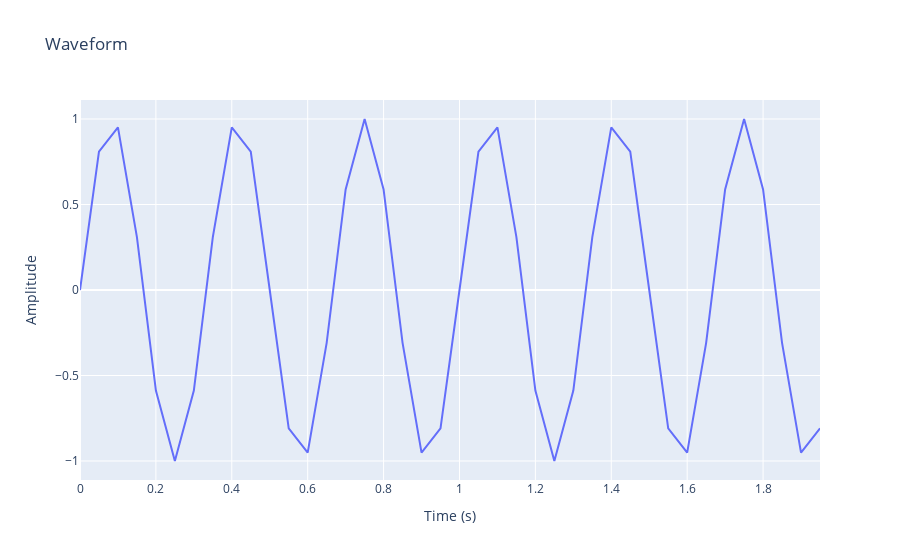
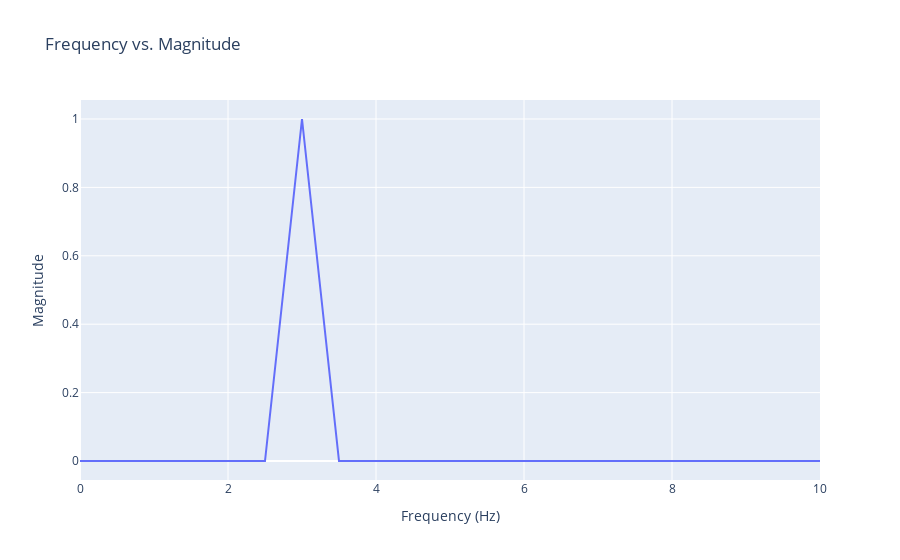
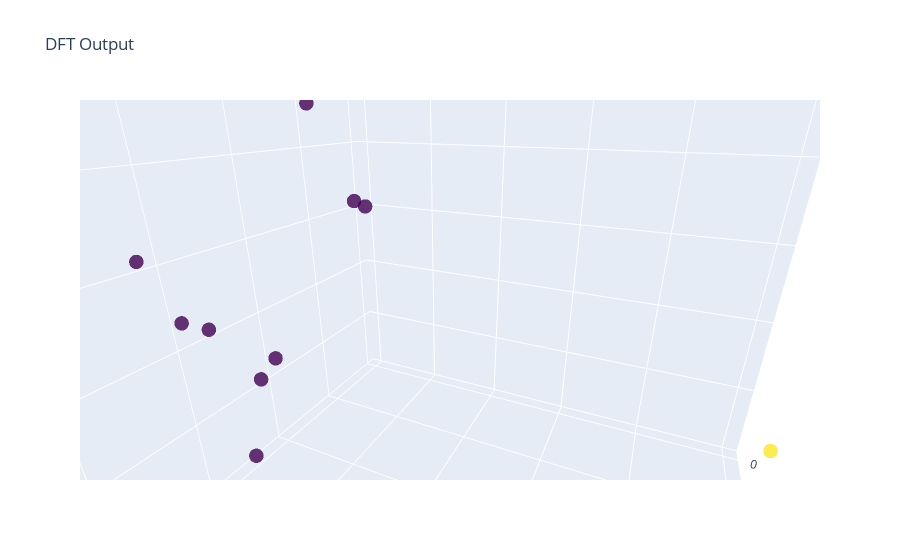
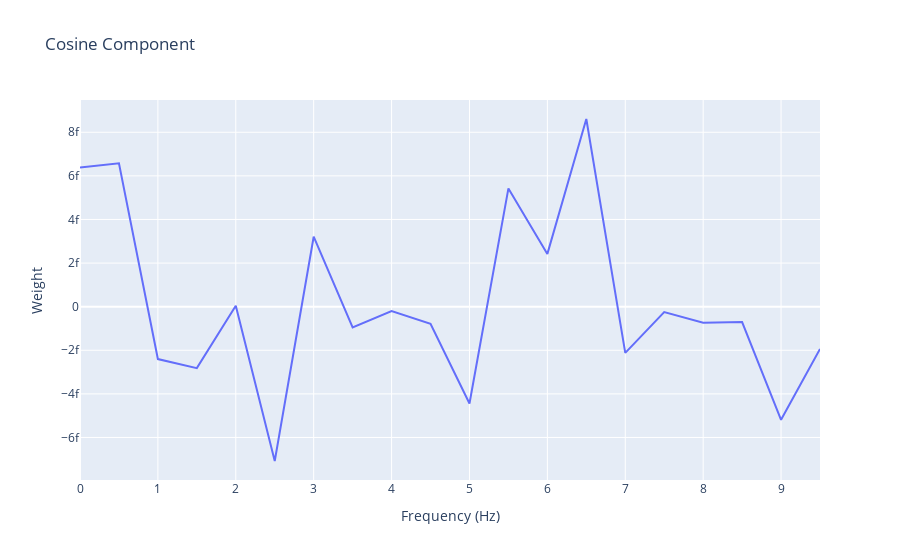

These figures' notebook cell, in order:
### Markdown cell above
The Discrete Fourier Transform (DFT) for a sequence of \(N\) numbers \(x_n\) is a list of \(N\) complex numbers \(X_k\), where \(k\) is an integer ranging from 0 to \(N-1\). Each \(X_k\) is a frequency component, whose magnitude and phase encode information about the corresponding sinusoidal component in the original sequence. 

The formula for the \(k\)-th frequency component \(X_k\) is as follows:

$$X_k = \sum_{n=0}^{N-1} x_n \cdot (\cos(2\pi nk/N) - i \cdot \sin(2\pi nk/N))$$

The real part of \(X_k\) corresponds to the cosine component and the imaginary part to the sine component.

### Code cell
import plotly.graph_objects as go
import pandas as pd
import numpy as np
from scipy.fft import fft

# Sampling parameters
step_size = 0.05  # Sampling interval in seconds
T = 2.0  # Total duration of the signal in seconds
N = int(T / step_size)  # Total number of samples

# Define the time vector
t = np.linspace(0.0, T, N, endpoint=False)

# Signal parameters
amp1 = 1.0
freq1 = 3.0
phase1 = 0.0

# Generate the sine wave
y1 = amp1 * np.sin(2 * np.pi * freq1 * t + phase1)

# Perform the FFT
yf = fft(y1)

# Calculate the number of bins and generate frequency bins with 0.5 Hz step
Fs = 1.0 / step_size  # Sampling frequency
Nyquist_Freq = Fs / 2  # Nyquist frequency
num_bins = int(Nyquist_Freq / 0.5) + 1  # Calculate number of bins required
xf = np.arange(0, num_bins) * 0.5  # Generate frequency bins with 0.5 Hz step

# Extract magnitude and phase for the adjusted number of bins
magnitudes = 2.0 / N * np.abs(yf[:num_bins])
angles = np.angle(yf[:num_bins])

# Create DataFrame for plotting
dft_df = pd.DataFrame({'Frequency': xf, 'Magnitude': magnitudes, 'Phase': angles})

# Waveform plot
waveform_plot = go.Figure(data=go.Scatter(x=t, y=y1, mode='lines', name='Waveform'))
waveform_plot.update_layout(title='Waveform', xaxis_title='Time (s)', yaxis_title='Amplitude')
waveform_plot.show()

# Frequency vs. Magnitude plot
freq_mag_plot = go.Figure(data=go.Scatter(x=xf, y=magnitudes, mode='lines', name='Magnitude'))
freq_mag_plot.update_layout(title='Frequency vs. Magnitude', xaxis_title='Frequency (Hz)', yaxis_title='Magnitude')
freq_mag_plot.show()

# 3D Scatter plot for DFT output
fig = go.Figure(data=[go.Scatter3d(x=dft_df['Frequency'], y=dft_df['Magnitude'], z=dft_df['Phase'], mode='markers', marker=dict(size=5, color=dft_df['Magnitude'], colorscale='Viridis', opacity=0.8))])
fig.update_layout(title='DFT Output', scene=dict(xaxis_title='Frequency', yaxis_title='Magnitude', zaxis_title='Phase'))
fig.show()

# Create the cosine component plot
cosine_component_plot = go.Figure()
cosine_component_plot.add_trace(go.Scatter(x=xf, y=yf[:len(t)//2].real, mode='lines', name='Cosine Component'))

cosine_component_plot.update_layout(
    title='Cosine Component',
    xaxis_title='Frequency (Hz)',
    yaxis_title='Weight'
)

cosine_component_plot.show()

# Create the sine component plot
sine_component_plot = go.Figure()
sine_component_plot.add_trace(go.Scatter(x=xf, y=yf[:len(t)//2].imag, mode='lines', name='Sine Component'))

sine_component_plot.update_layout(
    title='Sine Component',
    xaxis_title='Frequency (Hz)',
    yaxis_title='Weight'
)

sine_component_plot.show()

# Create the 3D plot
fig = go.Figure(data=[go.Scatter3d(
    x=yf.real[:len(t)//2],  # Cosine Component
    y=yf.imag[:len(t)//2],  # Sine Component
    z=xf,  # Frequency
    mode='markers',
    marker=dict(
        size=5,
        color=np.abs(yf[:len(t)//2]),  # Use the magnitude for color coding
        colorscale='Viridis',  # Choose a colorscale
        opacity=0.8
    )
)])

# Add labels to the axes
fig.update_layout(scene = dict(
    xaxis_title='Cosine Component',
    yaxis_title='Sine Component',
    zaxis_title='Frequency (Hz)'
))

fig.show()

### Figure 1 — Plotly figure (JSON) as saved in the notebook; plotly's stock layout.template omitted (floating-point values rounded to 4 significant figures)
{"data": [{"mode": "lines", "name": "Waveform", "type": "scatter", "x": [0, 0.05, 0.1, 0.15, 0.2, 0.25, 0.3, 0.35, 0.4, 0.45, 0.5, 0.55, 0.6, 0.65, 0.7, 0.75, 0.8, 0.85, 0.9, 0.95, 1, 1.05, 1.1, 1.15, 1.2, 1.25, 1.3, 1.35, 1.4, 1.45, 1.5, 1.55, 1.6, 1.65, 1.7, 1.75, 1.8, 1.85, 1.9, 1.95], "y": [0, 0.809, 0.9511, 0.309, -0.5878, -1, -0.5878, 0.309, 0.9511, 0.809, 3.674e-16, -0.809, -0.9511, -0.309, 0.5878, 1, 0.5878, -0.309, -0.9511, -0.809, -7.348e-16, 0.809, 0.9511, 0.309, -0.5878, -1, -0.5878, 0.309, 0.9511, 0.809, 1.102e-15, -0.809, -0.9511, -0.309, 0.5878, 1, 0.5878, -0.309, -0.9511, -0.809]}], "layout": {"autosize": true, "title": {"text": "Waveform"}, "xaxis": {"autorange": true, "range": [0, 1.95], "title": {"text": "Time (s)"}, "type": "linear"}, "yaxis": {"autorange": true, "range": [-1.111, 1.111], "title": {"text": "Amplitude"}, "type": "linear"}}}

### Figure 2 — Plotly figure (JSON) as saved in the notebook; plotly's stock layout.template omitted (floating-point values rounded to 4 significant figures)
{"data": [{"mode": "lines", "name": "Magnitude", "type": "scatter", "x": [0, 0.5, 1, 1.5, 2, 2.5, 3, 3.5, 4, 4.5, 5, 5.5, 6, 6.5, 7, 7.5, 8, 8.5, 9, 9.5, 10], "y": [3.192e-16, 3.321e-16, 3.643e-16, 1.651e-16, 1.78e-16, 3.647e-16, 1.0, 8.561e-17, 1.35e-16, 1.65e-16, 2.326e-16, 3.996e-16, 1.487e-16, 4.352e-16, 3.708e-16, 1.609e-17, 1.817e-16, 3.688e-16, 3.327e-16, 1.321e-16, 1.388e-17]}], "layout": {"autosize": true, "title": {"text": "Frequency vs. Magnitude"}, "xaxis": {"autorange": true, "range": [0, 10], "title": {"text": "Frequency (Hz)"}, "type": "linear"}, "yaxis": {"autorange": true, "range": [-0.05556, 1.056], "title": {"text": "Magnitude"}, "type": "linear"}}}

### Figure 3 — Plotly figure (JSON) as saved in the notebook; plotly's stock layout.template omitted (floating-point values rounded to 4 significant figures)
{"data": [{"marker": {"color": [3.192e-16, 3.321e-16, 3.643e-16, 1.651e-16, 1.78e-16, 3.647e-16, 1.0, 8.561e-17, 1.35e-16, 1.65e-16, 2.326e-16, 3.996e-16, 1.487e-16, 4.352e-16, 3.708e-16, 1.609e-17, 1.817e-16, 3.688e-16, 3.327e-16, 1.321e-16, 1.388e-17], "colorscale": [[0, "#440154"], [0.1111, "#482878"], [0.2222, "#3e4989"], [0.3333, "#31688e"], [0.4444, "#26828e"], [0.5556, "#1f9e89"], [0.6667, "#35b779"], [0.7778, "#6ece58"], [0.8889, "#b5de2b"], [1, "#fde725"]], "opacity": 0.8, "size": 5}, "mode": "markers", "type": "scatter3d", "x": [0, 0.5, 1, 1.5, 2, 2.5, 3, 3.5, 4, 4.5, 5, 5.5, 6, 6.5, 7, 7.5, 8, 8.5, 9, 9.5, 10], "y": [3.192e-16, 3.321e-16, 3.643e-16, 1.651e-16, 1.78e-16, 3.647e-16, 1.0, 8.561e-17, 1.35e-16, 1.65e-16, 2.326e-16, 3.996e-16, 1.487e-16, 4.352e-16, 3.708e-16, 1.609e-17, 1.817e-16, 3.688e-16, 3.327e-16, 1.321e-16, 1.388e-17], "z": [0, 0.1366, 1.907, 2.594, 1.558, 2.898, -1.571, 2.163, -1.646, -1.81, -2.839, -0.825, -0.6196, 0.1484, 1.861, 2.454, 1.774, 1.666, -2.465, 2.396, 0]}], "layout": {"autosize": true, "scene": {"aspectmode": "auto", "aspectratio": {"x": 1, "y": 1, "z": 1}, "camera": {"center": {"x": 0, "y": 0, "z": 0}, "eye": {"x": 0.551, "y": 0.2552, "z": 0.2405}, "projection": {"type": "perspective"}, "up": {"x": 0, "y": 0, "z": 1}}, "xaxis": {"title": {"text": "Frequency"}, "type": "linear"}, "yaxis": {"title": {"text": "Magnitude"}, "type": "linear"}, "zaxis": {"title": {"text": "Phase"}, "type": "linear"}}, "title": {"text": "DFT Output"}}}

### Figure 4 — Plotly figure (JSON) as saved in the notebook; plotly's stock layout.template omitted (floating-point values rounded to 4 significant figures)
{"data": [{"mode": "lines", "name": "Cosine Component", "type": "scatter", "x": [0, 0.5, 1, 1.5, 2, 2.5, 3, 3.5, 4, 4.5, 5, 5.5, 6, 6.5, 7, 7.5, 8, 8.5, 9, 9.5, 10], "y": [6.384e-15, 6.58e-15, -2.402e-15, -2.819e-15, 4.584e-17, -7.079e-15, 3.208e-15, -9.557e-16, -2.025e-16, -7.828e-16, -4.441e-15, 5.423e-15, 2.421e-15, 8.609e-15, -2.121e-15, -2.488e-16, -7.344e-16, -7.046e-16, -5.189e-15, -1.94e-15]}], "layout": {"autosize": true, "title": {"text": "Cosine Component"}, "xaxis": {"autorange": true, "range": [0, 9.5], "title": {"text": "Frequency (Hz)"}, "type": "linear"}, "yaxis": {"autorange": true, "range": [-7.95e-15, 9.48e-15], "title": {"text": "Weight"}, "type": "linear"}}}
